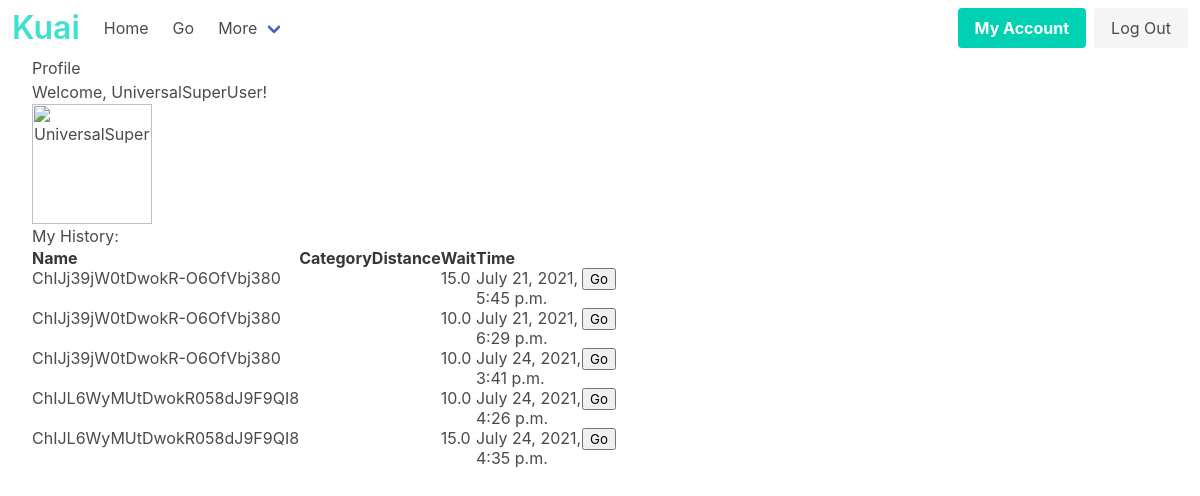
/profile (signed in), run on the app's committed database.
### Landing/models.py (models this page shows, shortened)
class User(AbstractBaseUser, PermissionsMixin):
    username = models.CharField(max_length=40, unique=True, validators=[
        validate_user
    ])
    first_name = models.CharField(max_length=40)
    last_name = models.CharField(max_length=40)
    email = models.EmailField()
    is_business = models.BooleanField(default = False)
    is_staff = models.BooleanField(default = False)
    is_superuser = models.BooleanField(default = False)
    REQUIRED_FIELDS = ['email', 'first_name', 'last_name']
    USERNAME_FIELD = 'username'
    EMAIL_FIELD = 'email'
    objects = AccountManager()
    def __str__(self):
        return self.username

class waitData(models.Model):
    wait_time = models.FloatField(validators = [MinValueValidator(0)], null = False, blank = False)
    business = models.ForeignKey("Business", on_delete=models.CASCADE, related_name="review", null=True, blank=True)
    start_time = models.DateTimeField(default= django.utils.timezone.now, null= False, blank = False,)
    expiration_time = models.DateTimeField(default = getExperationTime, null = False, blank = False,)
    author = models.ForeignKey("Profile", related_name='all_time_updates', on_delete=CASCADE)
    REQUIRED_FIELDS = ['wait_time', 'author', 'business', 'expiration_time']

class Business(models.Model):
    lat = models.FloatField(blank = False, null = True)
    lon = models.FloatField(blank = False, null = True)
    verified = models.BooleanField(null = False, blank = False, default = False)
    expiration_time = models.DateTimeField(default=get_biz_expiration, null = False, blank = False)
    placeID = models.TextField(null = False, blank=False, unique = True, default = False)
    REQUIRED_FIELDS = ['lat', 'lon', 'verified', 'placeID', "expiration_time"]
    def get_short_name(self):
        return self.placeID
    objects = Business_Manager()

### Landing/views.py (the view)
# urls.py: path("profile", views.profile, name="profile"),
@login_required(login_url='/accounts/login/')
def profile(request):
    current_user = request.user
    print(current_user.id)
    for attr, value in vars(current_user).items():
        print("Attribute: " + str(attr or ""))
        print("Value: " + str(value or ""))
        print(current_user.profile.birth_date)
    print(current_user._wrapped.username)
    return render(request, "Landing/profile.html")

### Landing/models.py (called while the page is built, shortened)
    def to_python(self, value):
        class SubList(list):
            def __init__(self, token, *args):
                self.token = token
                super().__init__(*args)
        if isinstance(value, list):
            return value
        if value is None:
            return SubList(self.token)
        return SubList(self.token, value.split(self.token))

    def from_db_value(self, value, expression, connection):
        return self.to_python(value)

### Landing/templates/Landing/profile.html (shortened to what this page needs)
{% load socialaccount %}
<html>
  <head>
    {% load static %}
    <link rel="stylesheet" type="text/css" href="{% static 'Landing/css/profile.css' %}">
  </head>
  {% block content %}
  {% include 'Landing/navbar.html' %}
<div id="profile">
  <h1>Profile</h1>
  {% if user.is_authenticated %}
<div id="maincontent">
  <div>
    <p>Welcome, {{ user.username }}!</p>
    <img class="is-rounded" src="../../bios/Landing/pfps/UniversalSuperUser" alt="UniversalSuperUser" width="120" height="90">
  <h1>My History: </h1>
  <table class="sortable">
  <thead class="thead">
    <tr class="tr">
        <th class="th">
          Name
        </th>
        <th class="th">Category</th>
        <th class="th">Distance</th>
        <th class="th">Wait</th>
        <th class="th">Time</th>
    </tr>
  </thead>
{% for i in user.profile.all_time_updates.all %}
  <tr class="tr">
    <td class="td"><span class="HistoryName">{{i.business.get_short_name}}</span></td>
    <td class="td"> </td>
    <td class="td"> </td>
    <td class="td">{{i.wait_time}}</td>
    <td class="td">{{i.start_time}}</td>
    <td class="sorttable_nosort"><button class="HistoryButtons">Go</button></td>
  </tr>
{% endfor%}
  </table>
</div>
<div id="map"></div>
{% else %}
<p>Welcome, friend!</p>
{% endif %}
</div>
  {% endblock %}
  </div>
</html>

### Landing/static/Landing/css/profile.css (style rules this page uses)
#maincontent { display: flex; }
#maincontent > * { width: 50%; }

### Landing/templates/Landing/profile.html (style rules this page uses)
#profile { margin-left: 2em; }

### data on the page
User: username "UniversalSuperUser"
waitData: business.get_short_name "ChIJj39jW0tDwokR-O6OfVbj380", wait_time "15.0", start_time "July 21, 2021, 5:45 p.m."
waitData: business.get_short_name "ChIJj39jW0tDwokR-O6OfVbj380", wait_time "10.0", start_time "July 21, 2021, 6:29 p.m."
waitData: business.get_short_name "ChIJj39jW0tDwokR-O6OfVbj380", wait_time "10.0", start_time "July 24, 2021, 3:41 p.m."
waitData: business.get_short_name "ChIJL6WyMUtDwokR058dJ9F9QI8", wait_time "10.0", start_time "July 24, 2021, 4:26 p.m."
waitData: business.get_short_name "ChIJL6WyMUtDwokR058dJ9F9QI8", wait_time "15.0", start_time "July 24, 2021, 4:35 p.m."
